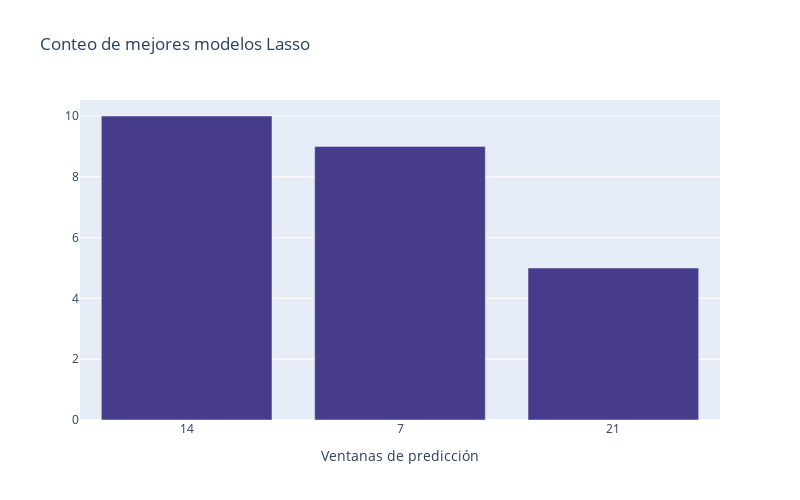

Notebook code for this chart:
### Markdown cell above
En la tabla anterior se muestran los resultados del modelo lasso para cada una de los días de interés, vemos de manera muy general que los resultados de este modelo no son muy distintos a los del modelo anterior, la mayor diferencia entre Ridge y Lasso es que en cuestiones de tiempo ocupado para hacer las predicciones lasso tardó un total de 7 minutos, a diferencia del modelo Ridge y K-NN que tardaron 15 y 24 minutos respectivamente.

### Code cell
fig = go.Figure()

x=['14','7','21']
ventanas=modelos_lasso['Ventana'].value_counts()
fig.add_trace(go.Bar(x=x,y=ventanas, marker_color='#473C8B'))

fig.update_layout(
    title='Conteo de mejores modelos Lasso',
    xaxis_title='Ventanas de predicción',
    yaxis_title='',
    width=800,   
    height=500   
)

fig.show()

### Figure 1 — Plotly figure (JSON) as saved in the notebook; plotly's stock layout.template omitted (floating-point values rounded to 4 significant figures)
{"data": [{"marker": {"color": "#473C8B"}, "type": "bar", "x": ["14", "7", "21"], "y": [10, 9, 5]}], "layout": {"height": 500, "title": {"text": "Conteo de mejores modelos Lasso"}, "width": 800, "xaxis": {"title": {"text": "Ventanas de predicción"}}, "yaxis": {"title": {"text": ""}}}}
